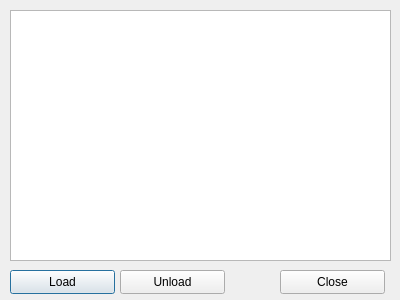
<?xml version="1.0" encoding="UTF-8"?>
<ui version="4.0">
 <class>PluginManagerDialog</class>
 <widget class="QDialog" name="PluginManagerDialog">
  <property name="geometry">
   <rect>
    <x>0</x>
    <y>0</y>
    <width>400</width>
    <height>300</height>
   </rect>
  </property>
  <property name="sizePolicy">
   <sizepolicy hsizetype="Fixed" vsizetype="Fixed">
    <horstretch>0</horstretch>
    <verstretch>0</verstretch>
   </sizepolicy>
  </property>
  <property name="minimumSize">
   <size>
    <width>400</width>
    <height>300</height>
   </size>
  </property>
  <property name="maximumSize">
   <size>
    <width>400</width>
    <height>300</height>
   </size>
  </property>
  <property name="windowTitle">
   <string>Plugin Manager</string>
  </property>
  <property name="modal">
   <bool>false</bool>
  </property>
  <widget class="QTreeView" name="treeView">
   <property name="geometry">
    <rect>
     <x>10</x>
     <y>10</y>
     <width>381</width>
     <height>251</height>
    </rect>
   </property>
  </widget>
  <widget class="QPushButton" name="loadButton">
   <property name="geometry">
    <rect>
     <x>10</x>
     <y>270</y>
     <width>105</width>
     <height>24</height>
    </rect>
   </property>
   <property name="text">
    <string>Load</string>
   </property>
  </widget>
  <widget class="QPushButton" name="closeButton">
   <property name="geometry">
    <rect>
     <x>280</x>
     <y>270</y>
     <width>105</width>
     <height>24</height>
    </rect>
   </property>
   <property name="text">
    <string>Close</string>
   </property>
  </widget>
  <widget class="QPushButton" name="unloadButton">
   <property name="geometry">
    <rect>
     <x>120</x>
     <y>270</y>
     <width>105</width>
     <height>24</height>
    </rect>
   </property>
   <property name="text">
    <string>Unload</string>
   </property>
  </widget>
 </widget>
 <resources/>
 <connections>
  <connection>
   <sender>closeButton</sender>
   <signal>clicked()</signal>
   <receiver>PluginManagerDialog</receiver>
   <slot>close()</slot>
   <hints>
    <hint type="sourcelabel">
     <x>332</x>
     <y>281</y>
    </hint>
    <hint type="destinationlabel">
     <x>199</x>
     <y>149</y>
    </hint>
   </hints>
  </connection>
 </connections>
</ui>
